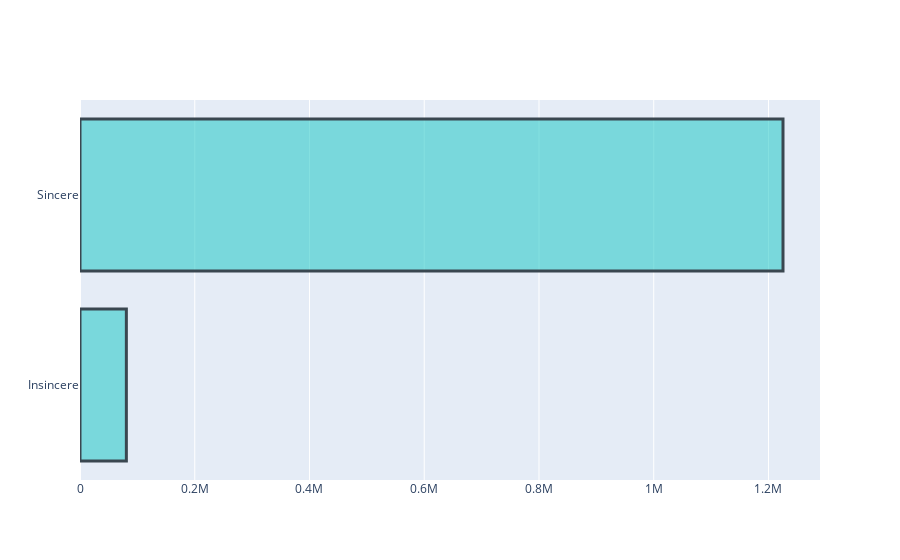

Notebook source saved alongside this figure:
### Code cell
########################
#number of group target#
########################

import plotly.graph_objects as go
fig = go.Figure(go.Bar(
            x=[80810, 1225312],
            y=['Insincere', 'Sincere'],
            orientation='h',
    marker=dict(
        color='rgba(51, 204, 204, 0.6)',
        line=dict(color='rgba(58, 71, 80, 1.0)', width=3))))

fig.show()

### Figure 1 — Plotly figure (JSON) as saved in the notebook; plotly's stock layout.template omitted (floating-point values rounded to 4 significant figures)
{"data": [{"marker": {"color": "rgba(51, 204, 204, 0.6)", "line": {"color": "rgba(58, 71, 80, 1.0)", "width": 3}}, "orientation": "h", "type": "bar", "x": [80810, 1225312], "y": ["Insincere", "Sincere"]}], "layout": {}}
